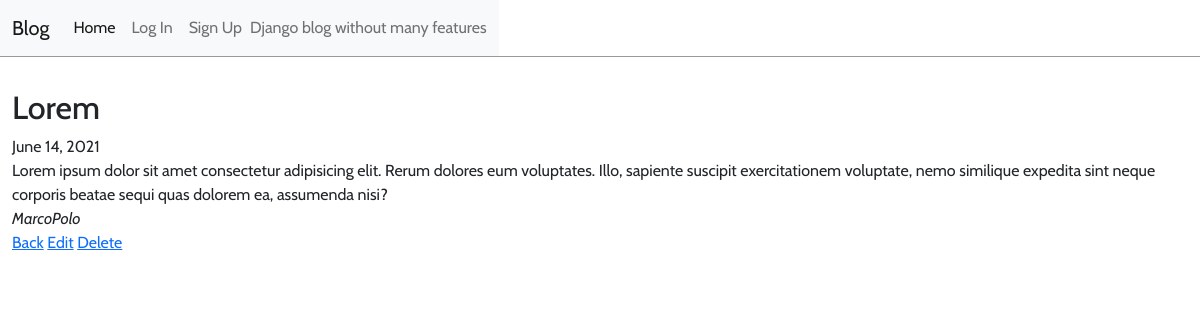
Screenshot of /post/11/ with the database file from the repository.
### blog/models.py (models this page shows, shortened)
class Post(models.Model):
    title = models.CharField(max_length=200)
    author = models.ForeignKey('auth.User', on_delete=models.CASCADE)
    body = models.TextField()
    date = models.DateField(auto_now=True)

### blog/views.py (the view)
# urls.py: path('post/<int:pk>/', BlogDetailView.as_view(), name='post_detail'),
class BlogDetailView(DetailView):
    model = Post
    template_name = 'post_detail.html'

### templates/post_detail.html
{% extends 'base.html' %}
{% block content %}
<div class="post-entry">
    <article class='article-body'>
        <div class="post-detail-header"><h2>{{ post.title }}</h2><span>{{ post.date }}</span></div>
        <p>{{ post.body }}</p>
        <span class="detail-author"><em>{{ post.author }}</em></span>
    </article>
    <div class="edit-view-links">
        <a href="{% url 'home' %}">Back</a>
        <a href="{% url 'post_edit' post.pk %}">Edit</a>
        <a href="{% url 'post_delete' post.pk %}">Delete</a>
    </div>
</div>
{% endblock content %}

### static/css/base.css (style rules this page uses)
body { font-family: 'Cabin', sans-serif; }
.post-entry h2 { margin-bottom: 2rem; }
.post-entry h2 { margin: 0.5rem 0; }
.post-entry p { margin:0; font-weight: 400; }

### rows the page displays
Post: title "Lorem", date "June 14, 2021", body "Lorem ipsum dolor sit amet consectetur adipisicing elit. Rerum dolores eum voluptates. Illo, sapiente suscipit exercitationem voluptate, nemo similique expedita sint neque corporis beatae sequi quas dolorem ea, assumenda nisi?", author "MarcoPolo"
